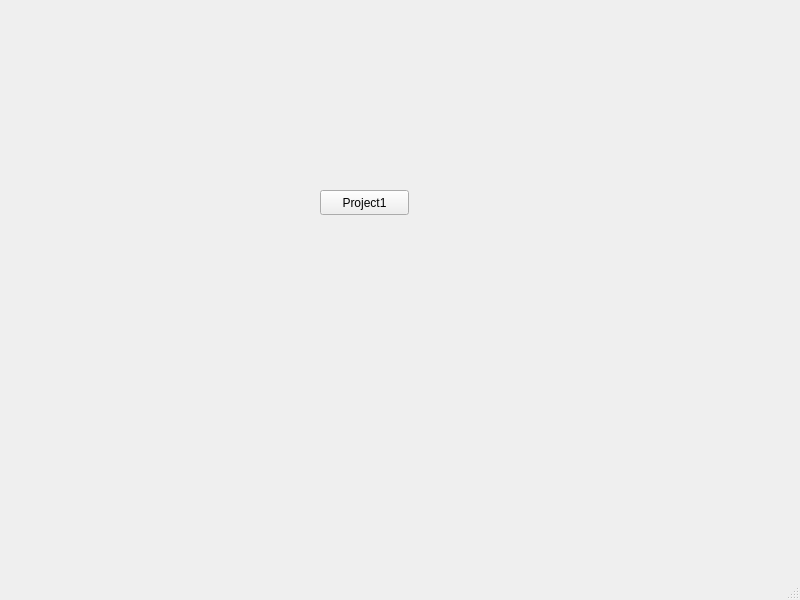
<?xml version="1.0" encoding="UTF-8"?>
<ui version="4.0">
 <class>MainWindowProject1</class>
 <widget class="QMainWindow" name="MainWindowProject1">
  <property name="geometry">
   <rect>
    <x>0</x>
    <y>0</y>
    <width>800</width>
    <height>600</height>
   </rect>
  </property>
  <property name="windowTitle">
   <string>MainWindowProject1</string>
  </property>
  <widget class="QWidget" name="centralwidget">
   <widget class="QPushButton" name="pushButton">
    <property name="geometry">
     <rect>
      <x>320</x>
      <y>190</y>
      <width>89</width>
      <height>25</height>
     </rect>
    </property>
    <property name="text">
     <string>Project1</string>
    </property>
   </widget>
  </widget>
  <widget class="QMenuBar" name="menubar">
   <property name="geometry">
    <rect>
     <x>0</x>
     <y>0</y>
     <width>800</width>
     <height>22</height>
    </rect>
   </property>
  </widget>
  <widget class="QStatusBar" name="statusbar"/>
 </widget>
 <resources/>
 <connections/>
</ui>
